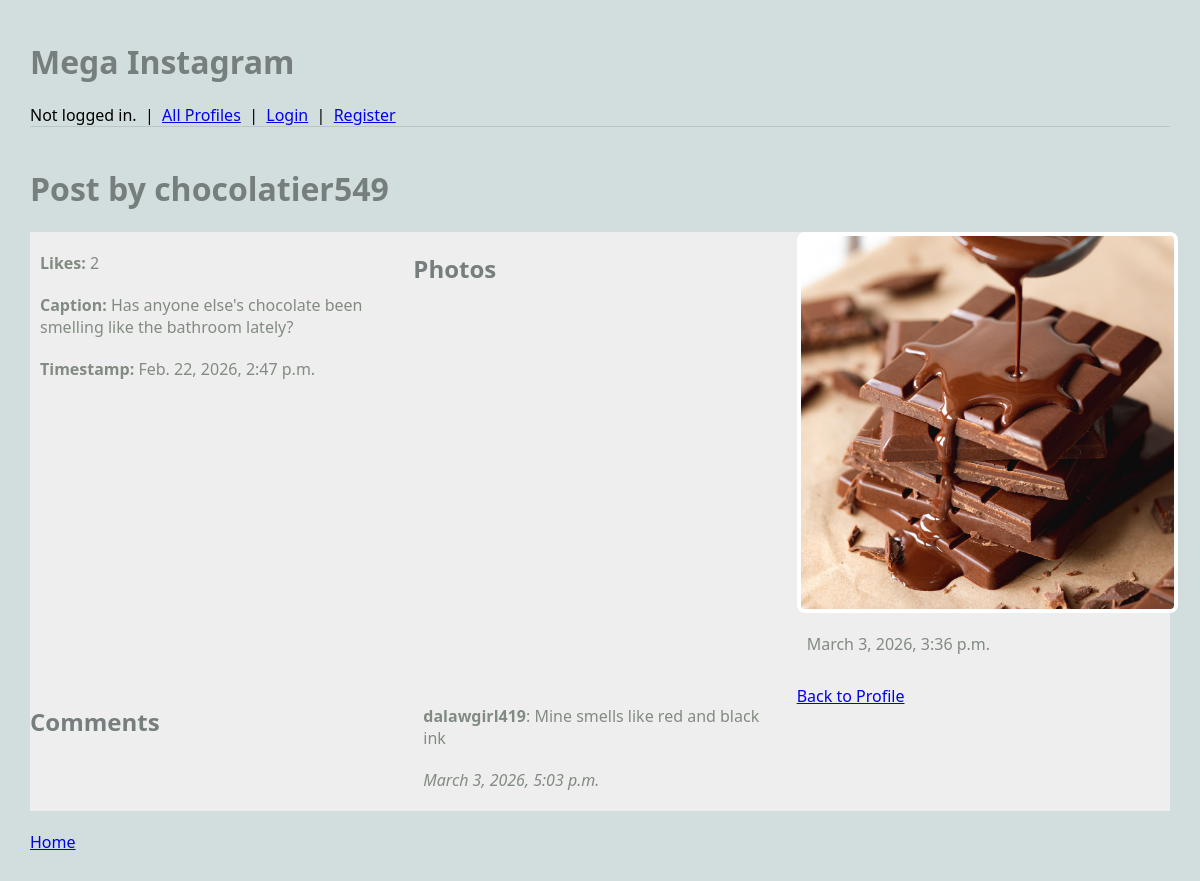
/mini_insta/post/4, run on the app's committed database.
### mini_insta/models.py (models this page shows, shortened)
class Post(models.Model):
    profile = models.ForeignKey('Profile', on_delete=models.CASCADE)
    timestamp = models.DateTimeField(auto_now=True)
    caption = models.TextField(blank=True)
    def get_all_photos(self):
        photos = Photo.objects.filter(post=self)
        return photos
    def get_all_comments(self):
        return Comment.objects.filter(post=self)
    def get_likes(self):
        return Like.objects.filter(post=self)

class Profile(models.Model):
    user = models.ForeignKey(User, on_delete=models.CASCADE, default=1)
    username = models.TextField(blank=True)
    display_name = models.TextField(blank=True)
    profile_image_url = models.TextField(blank=True)
    bio_text = models.TextField(blank=True)
    join_date = models.DateTimeField(auto_now=True)

class Photo(models.Model):
    post = models.ForeignKey('Post', on_delete=models.CASCADE)
    image_url = models.URLField(blank=True)
    image_file = models.ImageField(blank=True, upload_to='mini_insta/')
    timestamp = models.DateTimeField(auto_now=True)
    def get_image_url(self):
        if self.image_file:
            return self.image_file.url
        return self.image_url

class Comment(models.Model):
    post = models.ForeignKey('Post', on_delete=models.CASCADE)
    profile = models.ForeignKey('Profile', on_delete=models.CASCADE)
    timestamp = models.DateTimeField(auto_now=True)
    text = models.TextField(blank=True)

### mini_insta/views.py (the view, shortened to what this page needs)
# urls.py: path('post/<int:pk>', PostDetailView.as_view(), name="show_post"),
class PostDetailView(DetailView):
    model = Post
    template_name = 'mini_insta/show_post.html'
    context_object_name = 'post'
    def get_context_data(self, **kwargs):
        context = super().get_context_data(**kwargs)
        return context

### mini_insta/templates/mini_insta/show_post.html (shortened to what this page needs)
{% extends 'mini_insta/base.html' %}
{% block content %}
<h1>Post by {{ post.profile.display_name }}</h1>
<main class="grid-container">
    <article>
        <p>
            <b>Likes:</b> {{ post.get_likes.count }}
        </p>
        <p><b>Caption:</b> {{ post.caption }}</p>
        <p><b>Timestamp:</b> {{ post.timestamp }}</p>
    </article>
    <h2>Photos</h2>
    {% for photo in post.get_all_photos %}
    <article>
        <img src="{{ photo.get_image_url }}" alt="Post photo">
        <p>{{ photo.timestamp }}</p>
    </article>
    {% empty %}
    <p>No photos for this post.</p>
    {% endfor %}
    <h2>Comments</h2>
    {% for comment in post.get_all_comments %}
    <article>
        <p><b>{{ comment.profile.display_name }}</b>: {{ comment.text }}</p>
        <p><i>{{ comment.timestamp }}</i></p>
    </article>
    {% empty %}
    <p>No comments yet.</p>
    {% endfor %}
    <a href="{% url 'show_profile' post.profile.pk %}">Back to Profile</a>
</main>
{% endblock %}

### static/styles-blog.css (style rules this page uses)
body { margin: 30px; background: #d1dedd; font-family:'Segoe UI', Tahoma, Geneva, Verdana, sans-serif; }
h1, h2, h3 { color: #767f7e; }
p { color: #828b82; }
.grid-container { background: #eee; max-width: 900px; display: grid; grid-template-columns: repeat(3, 1fr); grid-gap: 10px; max-width: 1200px; margin: 20px auto; }
article img, article.featured img { width: 100%; border: 4px solid #fff; border-radius: 8px; }
article p, article h3 { margin: 20px 10px; }

### data on the page
Post: profile.display_name "chocolatier549", get_likes.count "2", caption "Has anyone else's chocolate been smelling like the bathroom lately?", timestamp "Feb. 22, 2026, 2:47 p.m."
Photo: get_image_url (picture), timestamp "March 3, 2026, 3:36 p.m."
Comment: profile.display_name "dalawgirl419", text "Mine smells like red and black ink", timestamp "March 3, 2026, 5:03 p.m."
